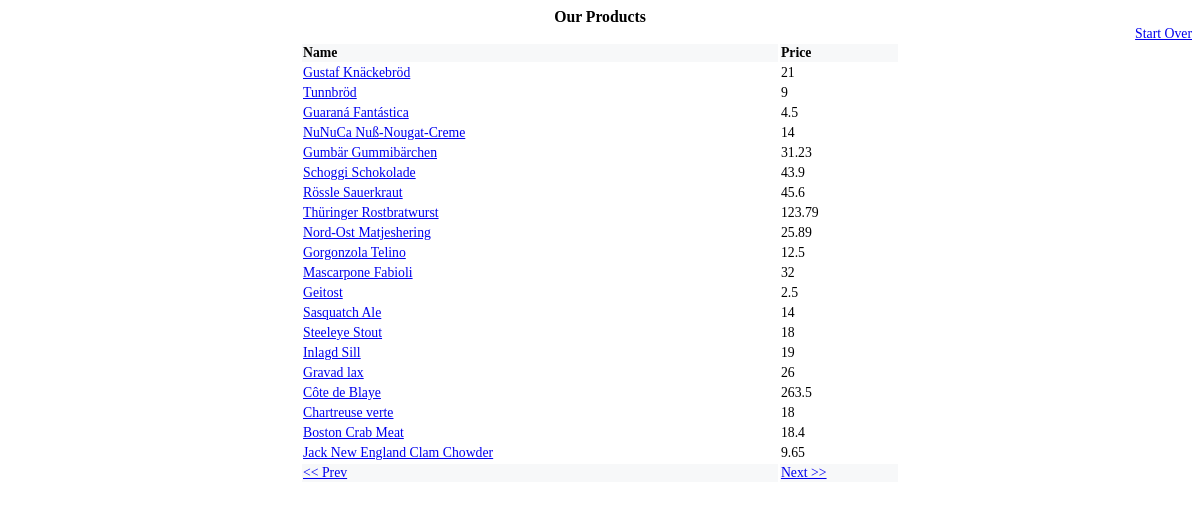
/index.php?view=table&rownum=21, run on the app's committed database.
### tables this page shows
CREATE TABLE products (
  PRODUCTID int(11) NOT NULL auto_increment,
  PRODUCTNAME varchar(255) NOT NULL default '',
  UNITPRICE varchar(255) NOT NULL default '',
  UNITSINSTOCK varchar(255) NOT NULL default '',
  DISCONTINUED varchar(255) NOT NULL default '',
  PRIMARY KEY  (PRODUCTID)
);

### lib/ProductController.php (called while the page is built, shortened)
<?php
class ProductController extends ProductView {
    function ProductController (&$model,$getvars=null) {
        $this->header();
        switch ( $getvars['view'] ) {
            default:
                if ( empty ($getvars['rownum']) ) {
                    $this->productTable();
                } else {
                    $this->productTable($getvars['rownum']);
                }
                break;
        }
        $this->footer();
    }
}
?>

### lib/DataAccess.php (called while the page is built, shortened)
<?php
class DataAccess {
    var $db;
    var $query;
    function DataAccess ($host,$user,$pass,$db) {
        $this->db=mysql_pconnect($host,$user,$pass);
    }
    function fetch($sql) {
        $this->query=mysql_unbuffered_query($sql,$this->db);
    }
    function getRow () {
        if ( $row=mysql_fetch_array($this->query,MYSQL_ASSOC) )
            return $row;
        else
            return false;
    }
}
?>

### lib/ProductModel.php (called while the page is built, shortened)
<?php
class ProductModel {
    var $dao;
    function ProductModel (&$dao) {
        $this->dao=& $dao;
    }
    function listProducts($start=1,$rows=50) {
        $this->dao->fetch("SELECT * FROM products LIMIT ".$start.", ".$rows);
    }
    function getProduct() {
        if ( $product=$this->dao->getRow() )
            return $product;
        else
            return false;
    }
}
?>

### lib/ProductView.php (the view, shortened to what this page needs)
<?php
class ProductView {
    var $model;
    var $output;
    function ProductView (&$model) {
        $this->model=& $model;
    }
    function header () {
        $this->output=<<<EOD
<!doctype html public "-//W3C//DTD HTML 4.0 Transitional//EN">
<html>
<head>
<title> Our Products </title>
<style>
body { font-size: 13.75px; font-family: verdana }
td { font-size: 13.75px; font-family: verdana }
.title { font-size: 15.75px; font-weight: bold; font-family: verdana }
.heading {
    font-size: 13.75px; font-weight: bold;
    font-family: verdana; background-color: #f7f8f9 }
.nav { background-color: #f7f8f9 }
</style>
</head>
<body>
<div align="center" class="title">Our Products</div>
EOD;
        $this->output.="\n<div align=\"right\"><a href=\"".
            $_SERVER['PHP_SELF']."\">Start Over</a></div>\n";
    }
    function footer () {
        $this->output.="</body>\n</html>";
    }
    function productTable($rownum=1) {
        $rowsperpage='20';
        $this->model->listProducts($rownum,$rowsperpage);
        $this->output.="<table width=\"600\" align=\"center\">\n<tr>\n".
                "<td class=\"heading\">Name</td>\n".
                "<td class=\"heading\">Price</td>\n</tr>\n";
        while ( $product=$this->model->getProduct() ) {
            $this->output.="<tr>\n<td><a href=\"".$_SERVER['PHP_SELF'].
                "?view=product&id=".$product['PRODUCTID']."\">".
                $product['PRODUCTNAME']."</a></td>".
                "<td>".$product['UNITPRICE']."</td>\n</tr>\n";
        }
        $this->output.="<tr class=\"nav\">\n";
        if ( $rownum!=0 && $rownum > $rowsperpage ) {
            $this->output.="<td><a href=\"".$_SERVER['PHP_SELF'].
                "?view=table&rownum=".($rownum-$rowsperpage).
                "\"><< Prev</a></td>";
        } else {
            $this->output.="<td>&nbsp;</td>";
        }
        if ( $product['PRODUCTID'] < ($rownum + $rowsperpage) ) {
            $this->output.="<td><a href=\"".$_SERVER['PHP_SELF'].
                "?view=table&rownum=".($rownum+$rowsperpage).
                "\">Next >></a></td>";
        } else {
            $this->output.="<td>&nbsp;</td>\n";
        }
        $this->output.="</tr>\n</table>\n";
    }
}
?>

### lib/ProductView.php (style rules this page uses)
body { font-size: 13.75px; font-family: verdana }
td { font-size: 13.75px; font-family: verdana }
.title { font-size: 15.75px; font-weight: bold; font-family: verdana }
.heading { font-size: 13.75px; font-weight: bold; font-family: verdana; background-color: #f7f8f9 }
.nav { background-color: #f7f8f9 }

### data on the page
products: PRODUCTNAME "Gustaf Knäckebröd", UNITPRICE "21"
products: PRODUCTNAME "Tunnbröd", UNITPRICE "9"
products: PRODUCTNAME "Guaraná Fantástica", UNITPRICE "4.5"
products: PRODUCTNAME "NuNuCa Nuß-Nougat-Creme", UNITPRICE "14"
products: PRODUCTNAME "Gumbär Gummibärchen", UNITPRICE "31.23"
products: PRODUCTNAME "Schoggi Schokolade", UNITPRICE "43.9"
products: PRODUCTNAME "Rössle Sauerkraut", UNITPRICE "45.6"
products: PRODUCTNAME "Thüringer Rostbratwurst", UNITPRICE "123.79"
products: PRODUCTNAME "Nord-Ost Matjeshering", UNITPRICE "25.89"
products: PRODUCTNAME "Gorgonzola Telino", UNITPRICE "12.5"
products: PRODUCTNAME "Mascarpone Fabioli", UNITPRICE "32"
products: PRODUCTNAME "Geitost", UNITPRICE "2.5"
products: PRODUCTNAME "Sasquatch Ale", UNITPRICE "14"
products: PRODUCTNAME "Steeleye Stout", UNITPRICE "18"
products: PRODUCTNAME "Inlagd Sill", UNITPRICE "19"
products: PRODUCTNAME "Gravad lax", UNITPRICE "26"
products: PRODUCTNAME "Côte de Blaye", UNITPRICE "263.5"
products: PRODUCTNAME "Chartreuse verte", UNITPRICE "18"
products: PRODUCTNAME "Boston Crab Meat", UNITPRICE "18.4"
products: PRODUCTNAME "Jack New England Clam Chowder", UNITPRICE "9.65"
